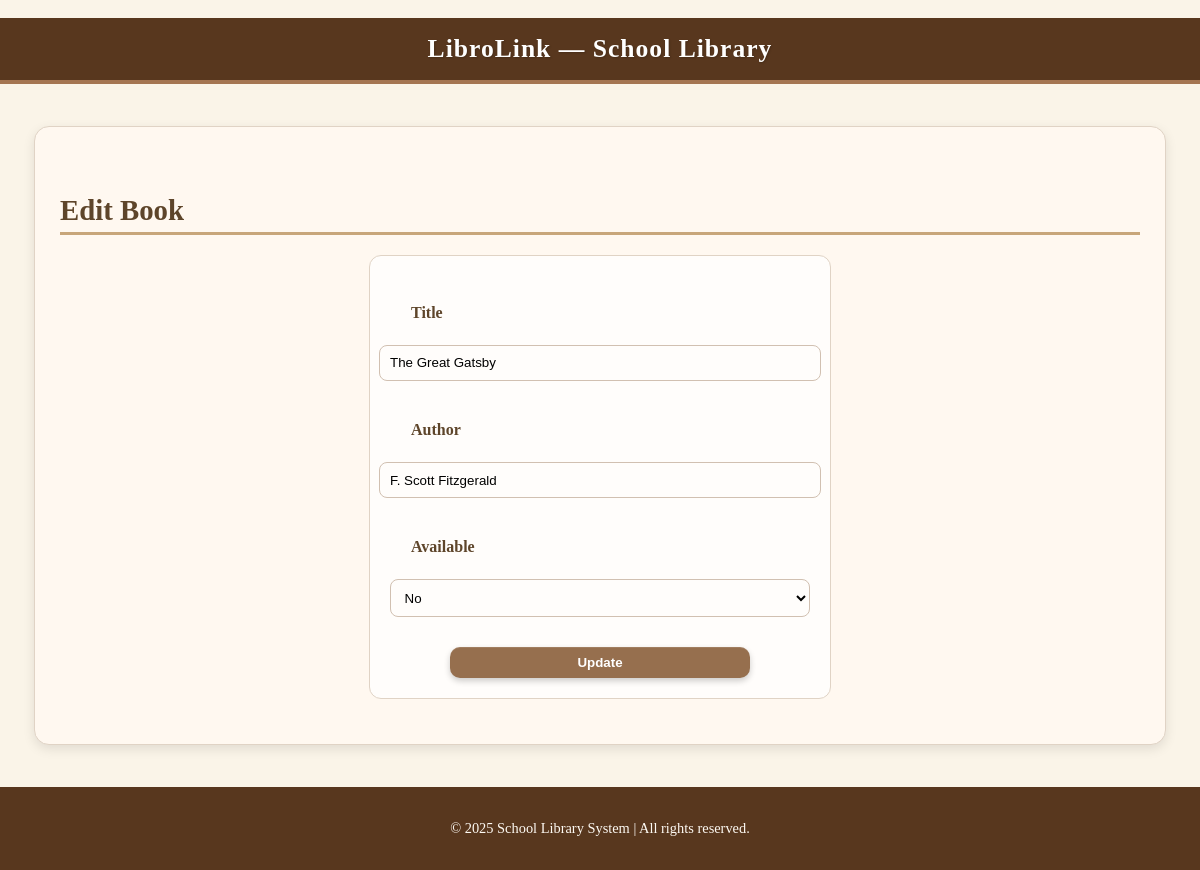
The page /admin/books/edit/1 (signed in) on the database its author committed.
### tables this page shows
CREATE TABLE books (
    id INTEGER PRIMARY KEY AUTOINCREMENT,
    title TEXT NOT NULL,
    author TEXT,
    available INTEGER DEFAULT 1
);

### app.py (the view, shortened to what this page needs)
@app.route('/admin/books/edit/<int:id>', methods=['GET', 'POST'])
def admin_edit_book(id):
    if session.get('role') != 'admin':
        flash("Admin only.")
        return redirect(url_for('login'))
    conn = get_db_connection()
    book = conn.execute('SELECT * FROM books WHERE id = ?', (id,)).fetchone()
    conn.close()
    return render_template('admin_edit_book.html', book=book)

### app.py (called while the page is built)
def get_db_connection():
    conn = sqlite3.connect(DB)
    conn.row_factory = sqlite3.Row
    return conn

### templates/admin_edit_book.html (shortened to what this page needs)
{% extends 'base.html' %}
{% block content %}
<h2>Edit Book</h2>
<form method="POST" style="max-width:420px;">
  <label>Title</label>
  <input name="title" value="{{ book['title'] }}" required>
  <label>Author</label>
  <input name="author" value="{{ book['author'] }}">
  <label>Available</label>
  <select name="available">
    <option value="0" {% if not book['available'] %}selected{% endif %}>No</option>
  </select>
  <button type="submit">Update</button>
</form>
{% endblock %}

### static/style.css (style rules this page uses)
body { font-family: 'Georgia', serif; background-color: #FAF4E8 !important; margin: 0; padding: 0; display: flex; flex-direction: column; min-height: 100vh; }
h2 { color: #5E452A; font-family: 'Times New Roman', serif; font-size: 1.8rem; margin-bottom: 15px; border-bottom: 3px solid #C8A67A; padding-bottom: 5px; }
a, button { background-color: #966F4E; color: white; border: none; padding: 0.5rem 0.9rem; border-radius: 10px; text-decoration: none; cursor: pointer; transition: all 0.3s ease; font-weight: bold; box-shadow: 0 3px 6px rgba(0,0,0,0.2), inset 0 1px 0 rgba(255, 255, 255, 0.1); }
form { margin: 20px auto; padding: 20px; border: 1px solid #E0D3C5; border-radius: 12px; background-color: #FFFDFB; max-width: 480px; display: flex; flex-direction: column; align-items: center; }
form label { display: block; margin-top: 10px; margin-bottom: 5px; font-weight: bold; color: #5E452A; align-self: flex-start; margin-left: 5%; }
input, select { padding: 0.6rem; border: 1px solid #D1C0B1; border-radius: 8px; background-color: #FFFDFB; width: 100%; margin-bottom: 12px; transition: border 0.3s ease, box-shadow 0.3s ease; }
form input[type="text"], form input[type="password"], form input[name="username"], form button { width: 90%; max-width: 300px; }

### rows shown on the page
books: title "The Great Gatsby", author "F. Scott Fitzgerald", available "No"
